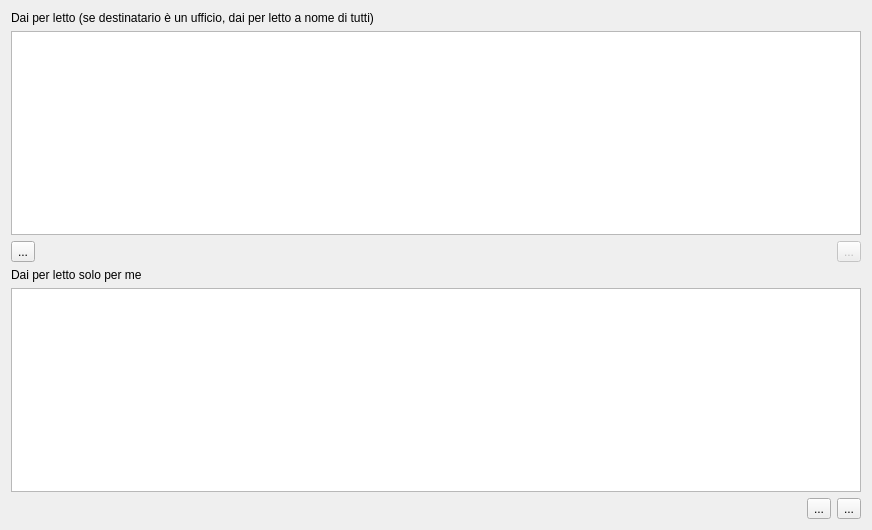
<?xml version="1.0" encoding="UTF-8"?>
<ui version="4.0">
 <class>Dialog</class>
 <widget class="QDialog" name="Dialog">
  <property name="geometry">
   <rect>
    <x>0</x>
    <y>0</y>
    <width>867</width>
    <height>530</height>
   </rect>
  </property>
  <property name="windowTitle">
   <string>Composizione documenti</string>
  </property>
  <layout class="QGridLayout" name="gridLayout">
   <item row="5" column="5">
    <widget class="QToolButton" name="tbOk">
     <property name="text">
      <string>...</string>
     </property>
    </widget>
   </item>
   <item row="3" column="0" colspan="4">
    <widget class="QLabel" name="label_2">
     <property name="text">
      <string>Dai per letto solo per me</string>
     </property>
    </widget>
   </item>
   <item row="4" column="0" colspan="7">
    <widget class="QTableView" name="tableVistoPersonale"/>
   </item>
   <item row="2" column="6">
    <widget class="QToolButton" name="tbVistoPersonale">
     <property name="enabled">
      <bool>false</bool>
     </property>
     <property name="text">
      <string>...</string>
     </property>
    </widget>
   </item>
   <item row="2" column="1" colspan="3">
    <spacer name="horizontalSpacer_2">
     <property name="orientation">
      <enum>Qt::Horizontal</enum>
     </property>
     <property name="sizeHint" stdset="0">
      <size>
       <width>334</width>
       <height>20</height>
      </size>
     </property>
    </spacer>
   </item>
   <item row="5" column="6">
    <widget class="QToolButton" name="tbAnnulla">
     <property name="enabled">
      <bool>true</bool>
     </property>
     <property name="text">
      <string>...</string>
     </property>
    </widget>
   </item>
   <item row="1" column="0" colspan="7">
    <widget class="QTableView" name="tableVistoGenerale">
     <property name="minimumSize">
      <size>
       <width>850</width>
       <height>0</height>
      </size>
     </property>
    </widget>
   </item>
   <item row="0" column="0" colspan="4">
    <widget class="QLabel" name="label">
     <property name="text">
      <string>Dai per letto (se destinatario è un ufficio, dai per letto a nome di tutti)</string>
     </property>
    </widget>
   </item>
   <item row="2" column="0">
    <widget class="QToolButton" name="tbVistoGenerale">
     <property name="text">
      <string>...</string>
     </property>
    </widget>
   </item>
  </layout>
 </widget>
 <resources/>
 <connections/>
</ui>
